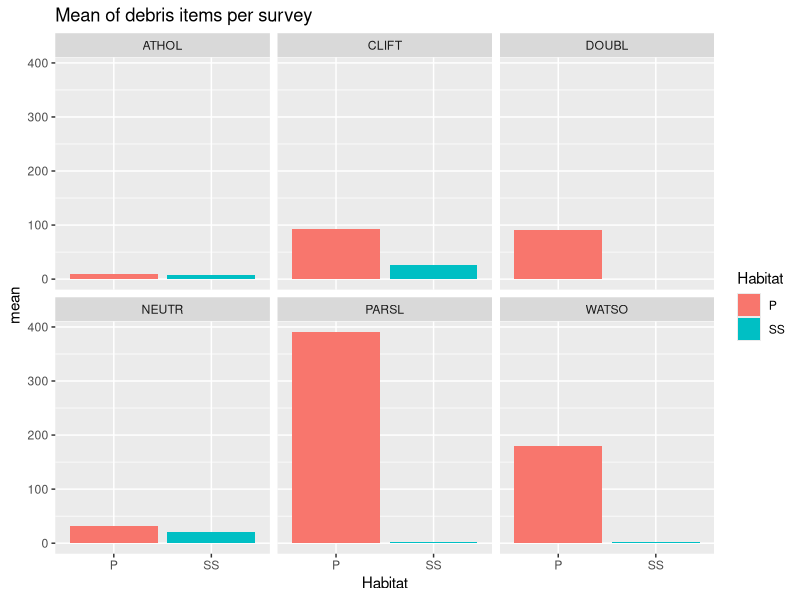
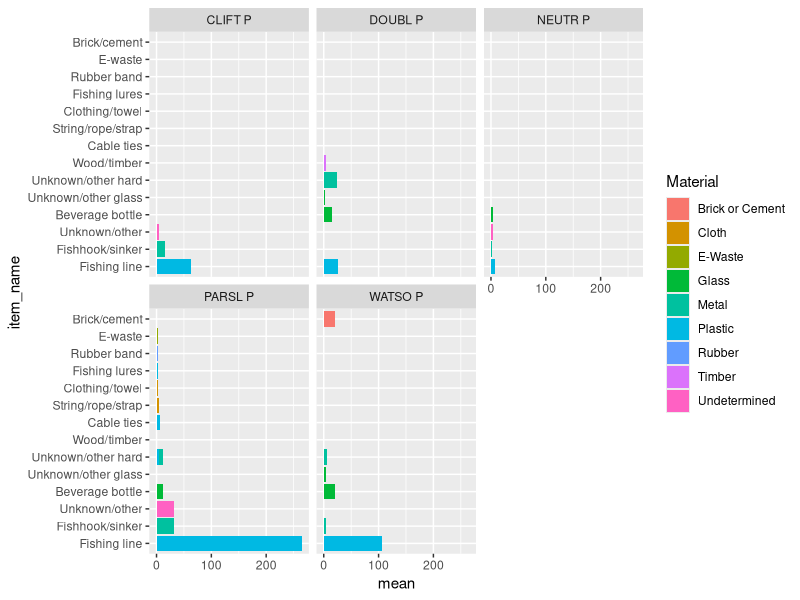
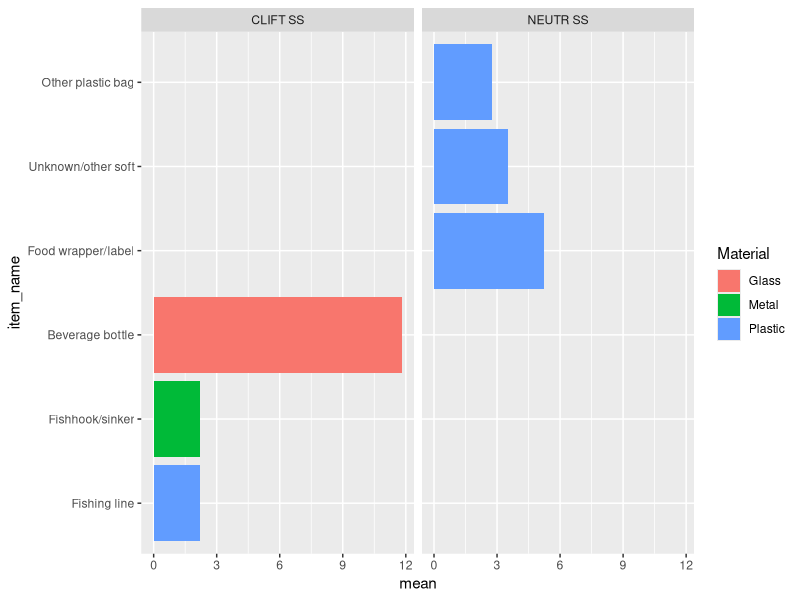
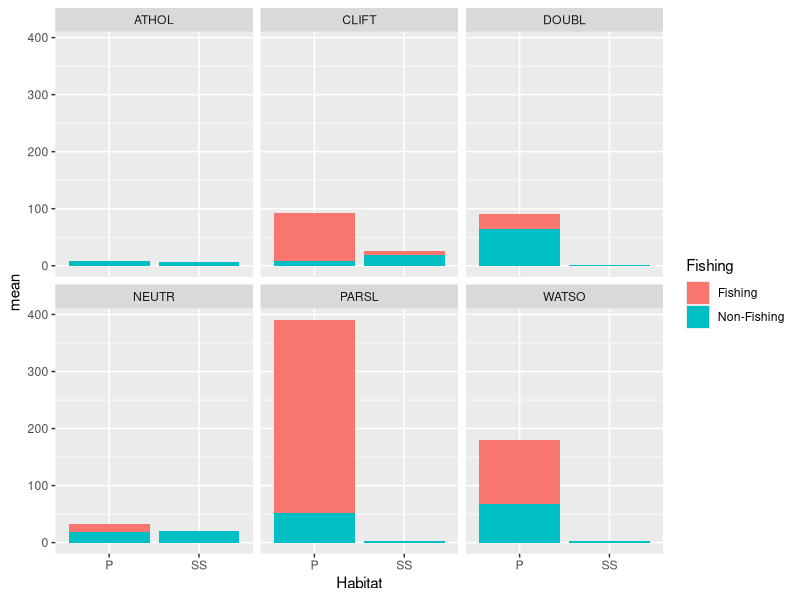
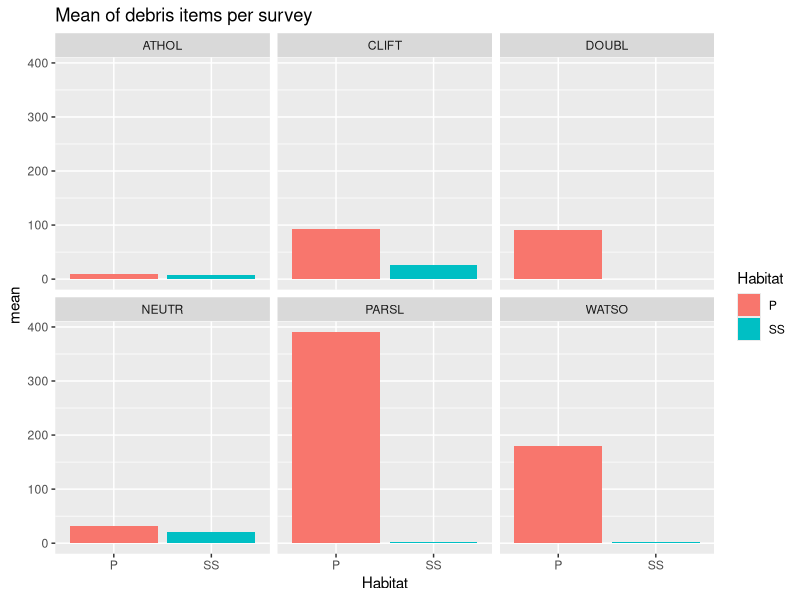

Here is the R script that generated these plots, in order: (Note: this script raises an error after producing the figures.)
## ---- chunk 1
knitr::opts_chunk$set(echo = TRUE)
## ---- chunk 2
lib.load = c("here", "ggplot2", "dplyr", "lubridate", "forcats") 
lapply(lib.load, require, character.only = TRUE) 

## ---- chunk 3
data <- read.csv(file="data/all_data.csv", header=T, sep=",")
data$Date <- dmy(data$Date)
data$Notes <- as.character(data$Notes)

site_select <- data %>%
  filter(Team=="UNSW" & Location %in% c("DOUBL","WATSO","PARSL","NEUTR","CLIFT","ATHOL")) %>%
  select(-Habitat2, -Fragment, -Whole)

## ---- chunk 4
item_code <- read.csv(file="data/CSIRO-code.csv", header=T, sep=",")
## ---- chunk 5
#create a count for number of surveys
sampling_dates <- data %>%
  group_by(Location) %>%
  filter(Team=="UNSW") %>%
  count(Date)

#take away the debris count
sampling_dates$n <- NULL

sampling_dates <- sampling_dates %>%
  count(Location) %>%
  arrange(desc(n)) %>%
  rename(NumberSurveys=n)

#join survey to site select
site_select <- left_join(site_select, sampling_dates, by="Location")
## ---- chunk 6
#normalise sites
site_total_item <- site_select %>%
  group_by(Site, ID) %>%
  mutate(mean=sum(Total)/NumberSurveys, #mean of item type per site
         mean_sd=sd(Total)) %>% #sd of item type per site
        ungroup()

site_total_item <- site_total_item %>%
  select(Location, Habitat, Site, ID, mean, mean_sd) %>%
  filter(mean > 0) %>%
  distinct()
  
site_total_item <- left_join(site_total_item, item_code, by="ID")

top_items_per_site <- site_total_item %>% group_by(Site) %>% top_n(3, mean)
## ---- chunk 7
#normalise sites
site_total_mat <- site_select %>%
  group_by(Site, Material) %>%
  summarise(mean=mean(Total), #mean of item type per site
         mean_sd=sd(Total)) %>% #sd of item type per site
        ungroup()

# plyr version of the same thing:
# site_total_mat <- plyr::ddply(site_select,
#                         .(Site, Material), # group by these factors
#                         summarise,
#                         mean=mean(Total),
#                         sd=sd(Total)
#                         )

site_total_mat <- site_total_mat %>%
  # select(Location, Habitat, Site, Material, mean, mean_sd) %>%
  filter(mean > 0) %>%
  distinct()

#not working...
# var_change <- c("Rubber", "Timber", "Cloth", "Ceramic", "Undetermined", "E-Waste", "Paper", "Brick or Cement")
# 
# site_total_mat$Material[site_total_mat$Material %in% var_change] = "Other"

top_mat_per_site <- site_total_mat %>% group_by(Site) %>% top_n(2, mean)

## ---- chunk 8
P <- site_select %>%
  filter(Habitat=="P")

total_P <- P %>%
  group_by(Site, ID) %>%
  summarise(item_total=sum(Total),
            mean=item_total/NumberSurveys) %>%
  arrange(desc(mean))

total_P <- distinct(total_P)
total_P <- left_join(total_P, item_code, by="ID")

total_P <- total_P %>%
  filter(mean>2)

p_total_P <- total_P %>%
  mutate(item_name=fct_reorder(item_name,desc(mean))) %>%
  ggplot( aes(x=item_name, y=mean, fill=Material)) +
  geom_col() +
  coord_flip() +
  facet_wrap(~Site)

ggsave(filename = "figures/total_p.png", plot = p_total_P, dpi = 600)
## ---- chunk 9
SS <- site_select %>%
  filter(Habitat=="SS")

total_SS <- SS %>%
  group_by(Site, ID) %>%
  summarise(item_total=sum(Total),
            mean=item_total/NumberSurveys) %>%
  arrange(desc(mean))

total_SS <- distinct(total_SS)
total_SS <- left_join(total_SS, item_code, by="ID")

total_SS <- total_SS %>%
  filter(mean>2)

p_total_SS  <- total_SS %>%
  mutate(item_name=fct_reorder(item_name,desc(mean))) %>%
  ggplot( aes(x=item_name, y=mean, fill=Material)) +
  geom_col() +
  coord_flip() +
  facet_wrap(~Site)

ggsave(filename = "figures/total_ss.png", plot = p_total_SS, dpi = 600)
## ---- chunk 10
fishing <- site_select %>%
  group_by(Site, Fishing) %>%
  summarise(item_total=sum(Total),
            mean=item_total/NumberSurveys) %>%
  arrange(desc(mean))

fishing <- distinct(fishing)

site_habitat <- select(site_select, c(Site, Habitat, Location))
site_habitat <- distinct(site_habitat)
fishing <- left_join(fishing, site_habitat, by="Site")

p_fishing <- fishing %>%
  ggplot( aes(x=Habitat, y=mean, fill=Fishing)) +
  geom_bar(position="stack", stat="identity") +
  facet_wrap(~Location)

ggsave(filename = "figures/fishing.png", plot = p_fishing, dpi = 600)
## ---- chunk 11
habitat <- site_select %>%
  group_by(Location, Habitat) %>%
  summarise(item_total=sum(Total),
            mean=item_total/NumberSurveys,
            mean_sd=sd(Total)) %>%
  arrange(desc(mean))

habitat <- distinct(habitat)

p_habitat <- habitat %>%
  ggplot( aes(x=Habitat, y=mean, fill=Habitat)) +
  geom_bar(position="dodge", stat="identity") +
  ggtitle("Mean of debris items per survey") +
  facet_wrap(~Location)
p_habitat

ggsave(filename = "figures/habitat.png", plot = p_habitat, dpi = 600)
## ---- chunk 12
site_select_sum <- site_select %>%
  group_by(Date, Location, Habitat) %>%
  summarise(sum=sum(Total), mean=mean(Total), sd=sd(Total))

    
    top_Round <- df.sum %>%
      group_by(Cycle) %>%
      top_n(5, sum) 
    
time_line <- ggplot(site_select_sum, aes(x=Date, y=sum, group=Habitat, colour=Habitat)) +
      geom_line() +
      geom_point() +
      ggtitle("Debris count per Survey") +
      guides(colour=guide_legend("Item type")) +
      ylab("Total item count") +
      facet_wrap(~Location)
    time_line
    
    ggsave(filename = "figures/timeline.png", plot = time_line, dpi = 600)
